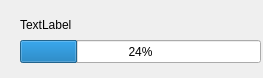
<?xml version="1.0" encoding="UTF-8"?>
<ui version="4.0">
 <class>Form</class>
 <widget class="QWidget" name="Form">
  <property name="geometry">
   <rect>
    <x>0</x>
    <y>0</y>
    <width>263</width>
    <height>78</height>
   </rect>
  </property>
  <property name="windowTitle">
   <string>Progress</string>
  </property>
  <widget class="QProgressBar" name="progressBar">
   <property name="geometry">
    <rect>
     <x>20</x>
     <y>40</y>
     <width>241</width>
     <height>23</height>
    </rect>
   </property>
   <property name="value">
    <number>24</number>
   </property>
  </widget>
  <widget class="QLabel" name="status_label">
   <property name="geometry">
    <rect>
     <x>20</x>
     <y>9</y>
     <width>211</width>
     <height>31</height>
    </rect>
   </property>
   <property name="text">
    <string>TextLabel</string>
   </property>
  </widget>
 </widget>
 <resources/>
 <connections/>
</ui>
